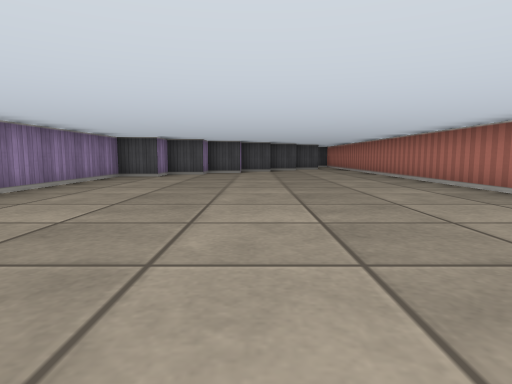
view 1 (above)

24 first-person views from a walk through a cub3D ray-caster map. The camera is about half as high as the walls, tilts 6° down and sees 75° across. The floor is counted in squares. Each view is taken from the middle of a square. On the plan, view 1 faces up. The plan holds only what a view shows up to about 9 squares ahead; the rest is blank.

view 2
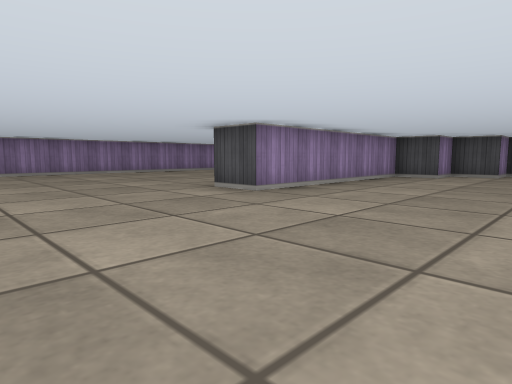

view 3
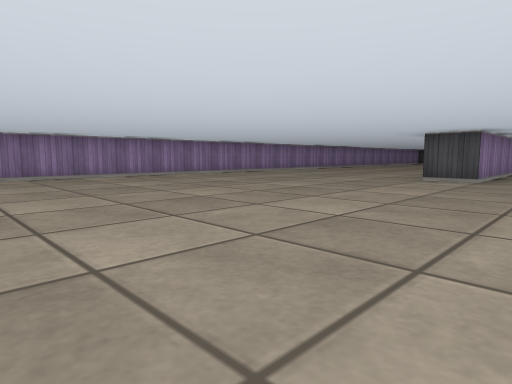

view 4
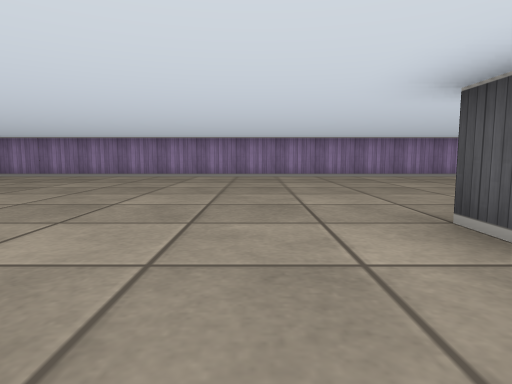

view 5
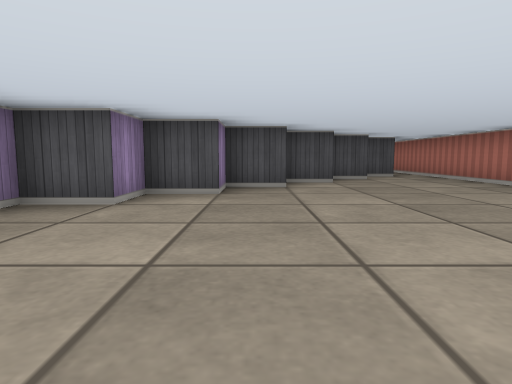

view 6
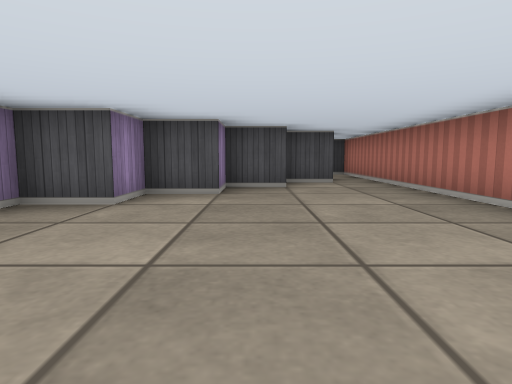

view 7
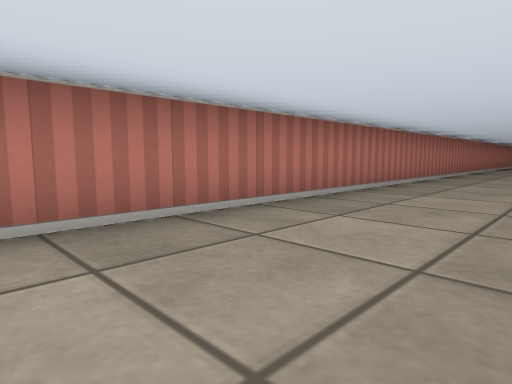

view 8
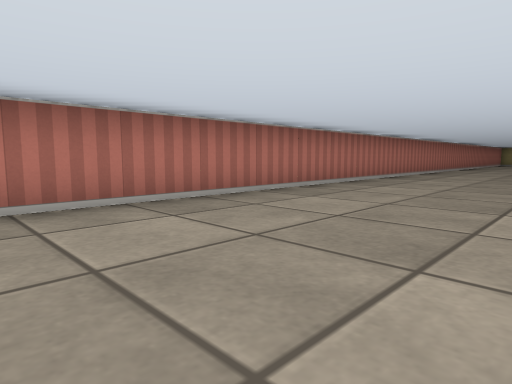

view 9
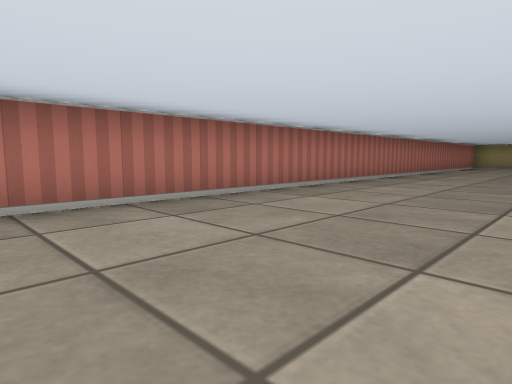

view 10
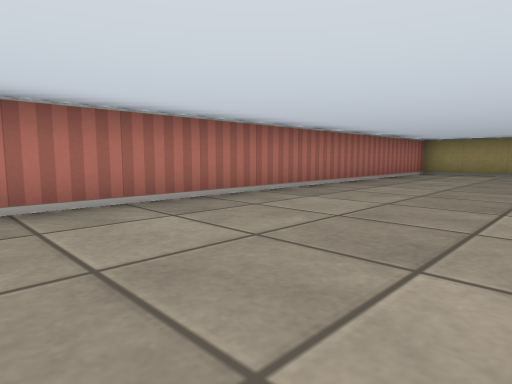

view 11
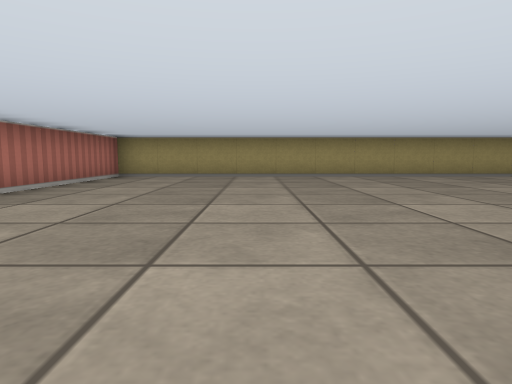

view 12
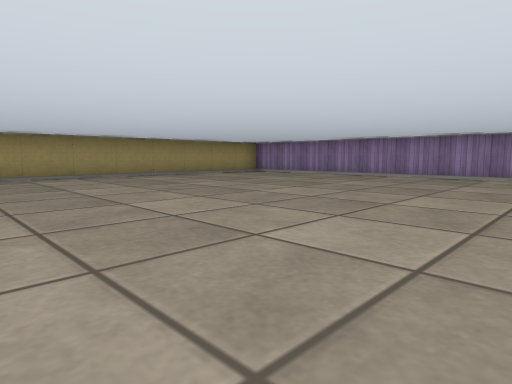

view 13
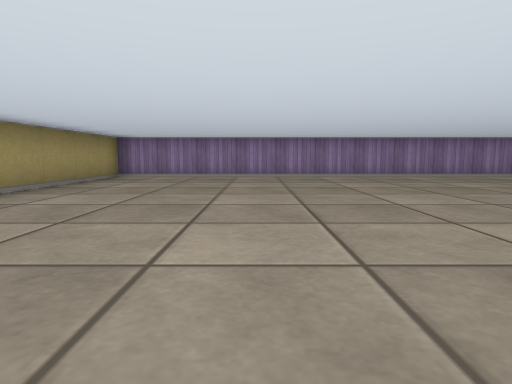

view 14
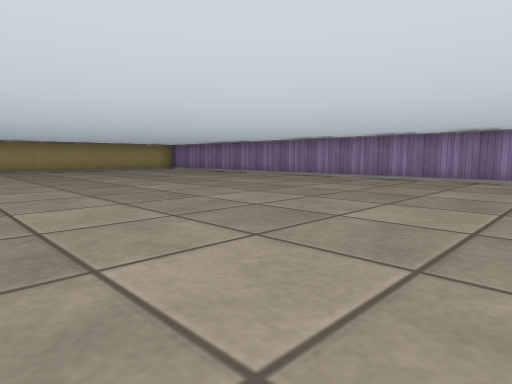

view 15
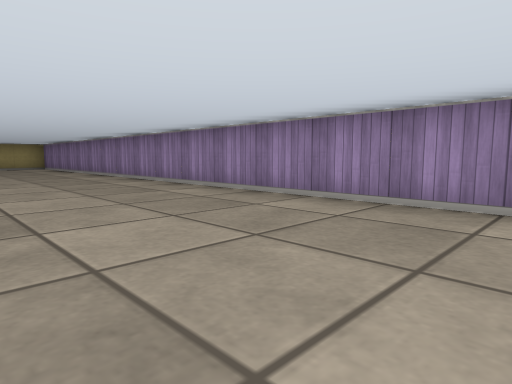

view 16
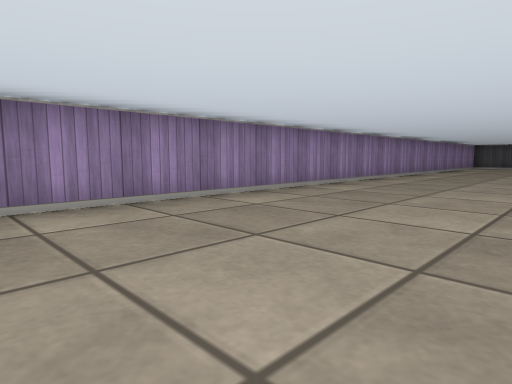

view 17
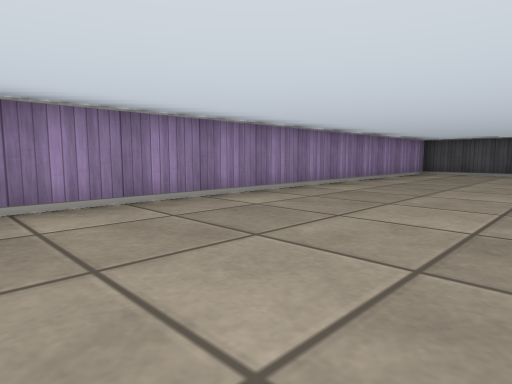

view 18
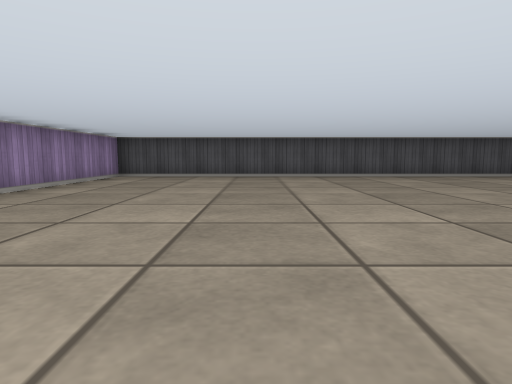

view 19
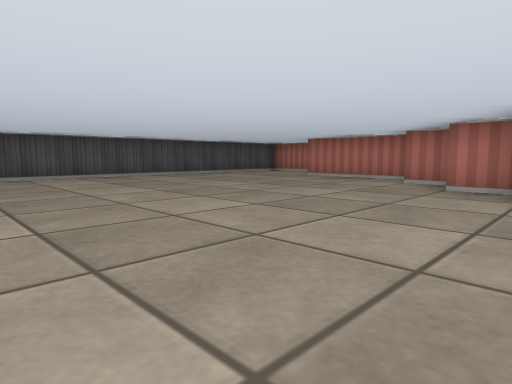

view 20
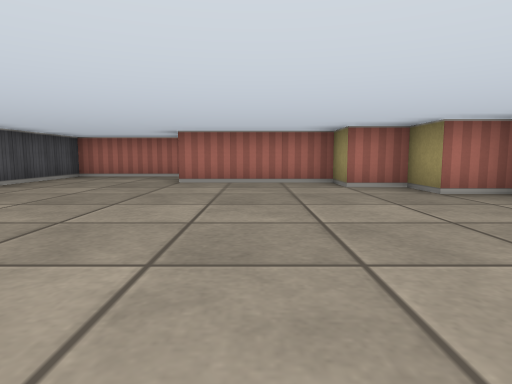

view 21
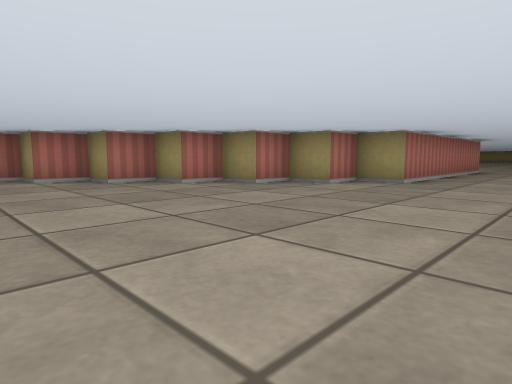

view 22
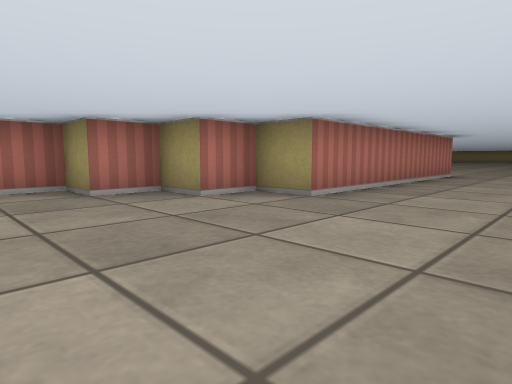

view 23
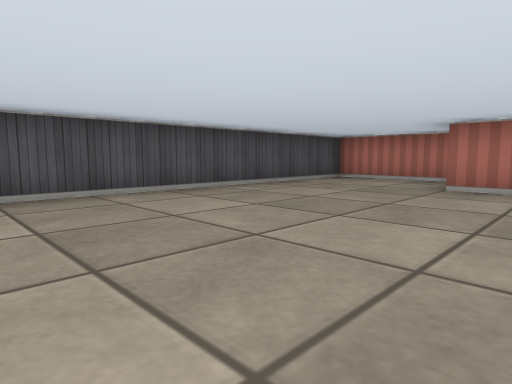

view 24
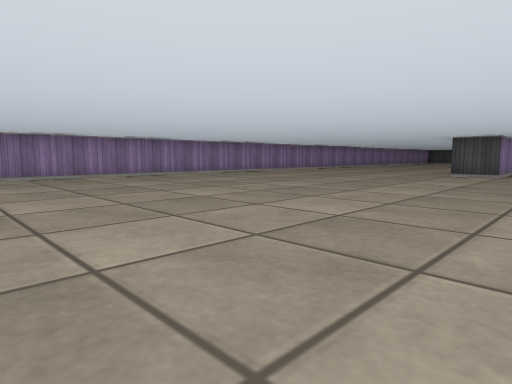

### Floor plan
Points are (right, up) in squares from view 1. A wall is a line through its corners. A room is listed if a view was taken in it or the views show most of it. See-through windows are left out.
Room 1 (views 1, 2, 3, 4, 5, 6, 7, 8, 9, 10, 11, 12, 13, 14, 15, 16, 17, 18, 19, 20, 21, 22, 23, 24)
walls: (1.6, 12.5) (0.5, 12.5) (0.5, 11.5) (-0.5, 11.5) (-0.5, 10.5) (-1.5, 10.5) (-1.5, 9.5) (-2.5, 9.5) (-2.5, 8.5) (-3.5, 8.5) (-3.5, 3.5) (-4.5, 3.5) (-4.5, 9.5) (-3.5, 9.5) (-3.5, 10.5) (-2.5, 10.5) (-2.5, 11.5) (-1.5, 11.5) (-1.5, 12.5) (-0.5, 12.5) (-0.5, 13.5) (0.5, 13.5) (0.5, 14.5) (1.5, 14.5) (1.5, 17.5); (2.6, 13.5) (1.5, 13.5); (3.5, 17.9) (3.5, 20.5) (-10.5, 20.5) (-10.5, -20.5) (3.5, -20.5) (3.5, 16.1)

Where each view was taken, in squares from view 1:
view 1: 0 up, 0 right, facing up
view 2: 0 up, 0 right, facing up-left
view 3: 4 down, 2 left, facing up-left
view 4: 2 up, 2 left, facing left
view 5: 5 up, 1 left, facing up
view 6: 7 up, 1 right, facing up
view 7: 7 up, 1 right, facing down-right
view 8: 2 up, 0 right, facing down-right
view 9: 4 down, 0 right, facing down-right
view 10: 10 down, 0 right, facing down-right
view 11: 12 down, 0 right, facing down
view 12: 12 down, 2 left, facing down-left
view 13: 17 down, 2 left, facing left
view 14: 8 down, 3 left, facing down-left
view 15: 5 down, 7 left, facing down-left
view 16: 4 up, 7 left, facing up-left
view 17: 10 up, 7 left, facing up-left
view 18: 12 up, 7 left, facing up
view 19: 12 up, 6 left, facing up-right
view 20: 16 up, 5 left, facing right
view 21: 16 up, 7 left, facing down-right
view 22: 13 up, 7 left, facing down-right
view 23: 16 up, 4 left, facing up-right
view 24: 6 down, 2 left, facing up-left
